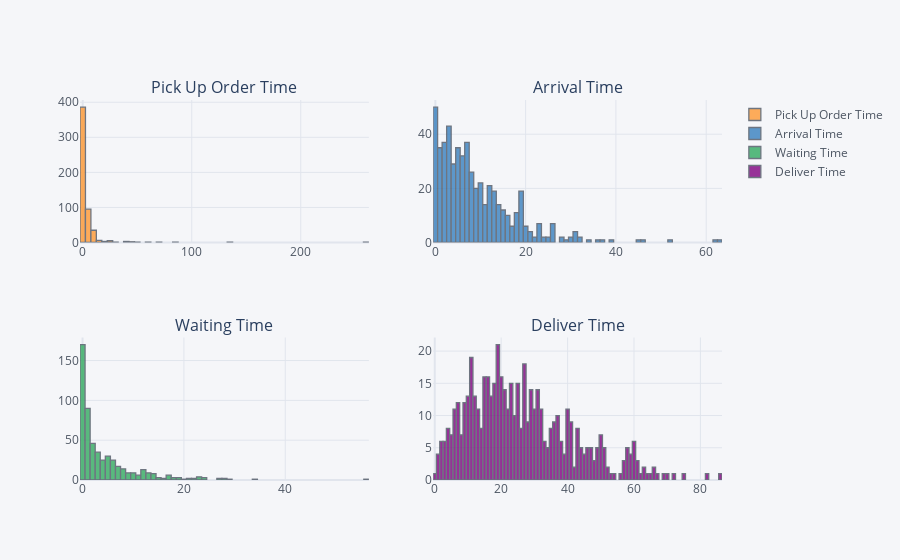

Notebook code cell kept with this figure:
### Markdown cell above
### Numerical Variables-Distribution: Central Trend & Deviation Trend

### Code cell
df[['Pick Up Order Time','Arrival Time', 'Waiting Time', 
    'Deliver Time']].iplot(kind='histogram',subplots=True,bins=100,subplot_titles=True)

### Figure 1 — Plotly figure (JSON) as saved in the notebook; plotly's stock layout.template omitted (floating-point values rounded to 4 significant figures; data arrays with more than 128 entries replaced by an {"elided": "..."} marker saying what was removed)
{"data": [{"histfunc": "count", "histnorm": "", "marker": {"color": "rgba(255, 153, 51, 1.0)", "line": {"color": "#4D5663", "width": 1.3}}, "name": "Pick Up Order Time", "nbinsx": 100, "opacity": 0.8, "orientation": "v", "type": "histogram", "x": {"elided": "542 float values"}, "xaxis": "x", "yaxis": "y"}, {"histfunc": "count", "histnorm": "", "marker": {"color": "rgba(55, 128, 191, 1.0)", "line": {"color": "#4D5663", "width": 1.3}}, "name": "Arrival Time", "nbinsx": 100, "opacity": 0.8, "orientation": "v", "type": "histogram", "x": {"elided": "542 float values"}, "xaxis": "x2", "yaxis": "y2"}, {"histfunc": "count", "histnorm": "", "marker": {"color": "rgba(50, 171, 96, 1.0)", "line": {"color": "#4D5663", "width": 1.3}}, "name": "Waiting Time", "nbinsx": 100, "opacity": 0.8, "orientation": "v", "type": "histogram", "x": {"elided": "542 float values"}, "xaxis": "x3", "yaxis": "y3"}, {"histfunc": "count", "histnorm": "", "marker": {"color": "rgba(128, 0, 128, 1.0)", "line": {"color": "#4D5663", "width": 1.3}}, "name": "Deliver Time", "nbinsx": 100, "opacity": 0.8, "orientation": "v", "type": "histogram", "x": {"elided": "542 float values"}, "xaxis": "x4", "yaxis": "y4"}], "layout": {"annotations": [{"font": {"size": 16}, "showarrow": false, "text": "Pick Up Order Time", "x": 0.225, "xanchor": "center", "xref": "paper", "y": 1, "yanchor": "bottom", "yref": "paper"}, {"font": {"size": 16}, "showarrow": false, "text": "Arrival Time", "x": 0.775, "xanchor": "center", "xref": "paper", "y": 1, "yanchor": "bottom", "yref": "paper"}, {"font": {"size": 16}, "showarrow": false, "text": "Waiting Time", "x": 0.225, "xanchor": "center", "xref": "paper", "y": 0.375, "yanchor": "bottom", "yref": "paper"}, {"font": {"size": 16}, "showarrow": false, "text": "Deliver Time", "x": 0.775, "xanchor": "center", "xref": "paper", "y": 0.375, "yanchor": "bottom", "yref": "paper"}], "barmode": "overlay", "legend": {"bgcolor": "#F5F6F9", "font": {"color": "#4D5663"}}, "paper_bgcolor": "#F5F6F9", "plot_bgcolor": "#F5F6F9", "title": {"font": {"color": "#4D5663"}}, "xaxis": {"anchor": "y", "domain": [0, 0.45], "gridcolor": "#E1E5ED", "showgrid": true, "tickfont": {"color": "#4D5663"}, "title": {"font": {"color": "#4D5663"}, "text": ""}, "zerolinecolor": "#E1E5ED"}, "xaxis2": {"anchor": "y2", "domain": [0.55, 1], "gridcolor": "#E1E5ED", "showgrid": true, "tickfont": {"color": "#4D5663"}, "title": {"font": {"color": "#4D5663"}, "text": ""}, "zerolinecolor": "#E1E5ED"}, "xaxis3": {"anchor": "y3", "domain": [0, 0.45], "gridcolor": "#E1E5ED", "showgrid": true, "tickfont": {"color": "#4D5663"}, "title": {"font": {"color": "#4D5663"}, "text": ""}, "zerolinecolor": "#E1E5ED"}, "xaxis4": {"anchor": "y4", "domain": [0.55, 1], "gridcolor": "#E1E5ED", "showgrid": true, "tickfont": {"color": "#4D5663"}, "title": {"font": {"color": "#4D5663"}, "text": ""}, "zerolinecolor": "#E1E5ED"}, "yaxis": {"anchor": "x", "domain": [0.625, 1], "gridcolor": "#E1E5ED", "showgrid": true, "tickfont": {"color": "#4D5663"}, "title": {"font": {"color": "#4D5663"}, "text": ""}, "zerolinecolor": "#E1E5ED"}, "yaxis2": {"anchor": "x2", "domain": [0.625, 1], "gridcolor": "#E1E5ED", "showgrid": true, "tickfont": {"color": "#4D5663"}, "title": {"font": {"color": "#4D5663"}, "text": ""}, "zerolinecolor": "#E1E5ED"}, "yaxis3": {"anchor": "x3", "domain": [0, 0.375], "gridcolor": "#E1E5ED", "showgrid": true, "tickfont": {"color": "#4D5663"}, "title": {"font": {"color": "#4D5663"}, "text": ""}, "zerolinecolor": "#E1E5ED"}, "yaxis4": {"anchor": "x4", "domain": [0, 0.375], "gridcolor": "#E1E5ED", "showgrid": true, "tickfont": {"color": "#4D5663"}, "title": {"font": {"color": "#4D5663"}, "text": ""}, "zerolinecolor": "#E1E5ED"}}}
